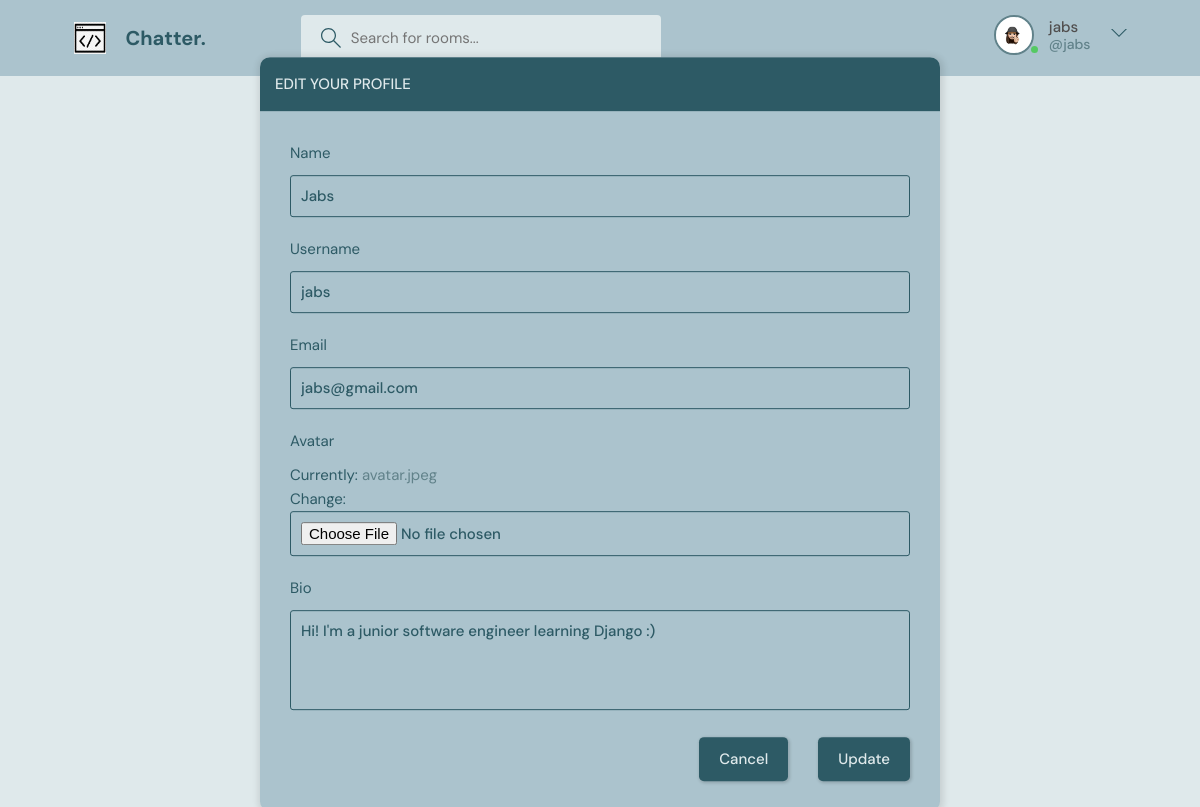
The app's page /update-user/ (signed in) with its own data.
### base/models.py (models this page shows)
class User(AbstractUser):
    name = models.CharField(max_length=200, null=True)
    email = models.EmailField(unique=True, null=True)
    bio = models.TextField(null=True)
    avatar = models.ImageField(null=True, default="default-avatar.png")
    USERNAME_FIELD = 'email'
    REQUIRED_FIELDS = []

### base/views.py (the view)
# urls.py: path('update-user/', views.updateUser, name="update-user"),
@login_required(login_url='login')
def updateUser(request):
    user = request.user
    form = UserForm(instance=user)
    if request.method == 'POST':
        form = UserForm(request.POST, request.FILES, instance=user)
        if form.is_valid():
            form.save()
            return redirect('user-profile', pk=user.id)
    return render(request, 'base/update-user.html', {'form': form})

### base/forms.py
class UserForm(ModelForm):
    class Meta:
        model = User
        fields = ['name','username', 'email', 'avatar', 'bio']

### base/templates/base/update-user.html (shortened to what this page needs)
{% extends 'main.html' %}
{% load static %}
{% block content %}
<main class="update-account layout">
  <div class="container">
    <div class="layout__box">
      <div class="layout__boxHeader">
        <div class="layout__boxTitle">
          <div>
            <h3 style="float: right"> Edit your profile </h3>
          </div>
        </div>
      </div>
      <div class="layout__body">
        <form class="form" action="" method="POST" enctype="multipart/form-data">
          {% for field in form%}
          <div class="form__group">
            <label for="profile_pic">{{field.label}}</label>
            {{field}}
          </div>
          {% endfor %}
          <div class="form__action">
            <a class="btn btn--dark" href="{{request.META.HTTP_REFERER}}">Cancel</a>
            <button class="btn btn--dark" type="submit">Update</button>
          </div>
        </form>
      </div>
    </div>
  </div>
</main>
{% endblock content %}

### templates/navbar.html (shortened to what this page needs)
{% load static %}
<header class="header header--loggedIn">
    <div class="container">
        <a href="{% url 'home' %}" class="header__logo">
            <img src="{% static 'images/chatter-logo.png' %}" />
            <h1>Chatter.</h1>
        </a>
        <form class="header__search" method="GET" action="{% url 'home' %}">
            <label>
                <input name="q" placeholder="Search for rooms..." />
            </label>
        </form>
        <nav class="header__menu">
            {% if request.user.is_authenticated %}
            <div class="header__user">
                <a href="{% url 'update-user' %}">
                    <div class="avatar avatar--medium active">
                        <img src="{{request.user.avatar.url}}" />
                    </div>
                    <p> {{request.user.username}} <span>@{{request.user.username}} </span></p>
                </a>
                <button class="dropdown-button">
                    <svg version="1.1" xmlns="http://www.w3.org/2000/svg" width="32" height="32" viewBox="0 0 32 32">
                        <title>chevron-down</title>
                        <path d="M16 21l-13-13h-3l16 16 16-16h-3l-13 13z"></path>
                    </svg>
                </button>
            </div>
            {% endif %}
        </nav>
    </div>
</header>

### static/styles/style.css (style rules this page uses)
:root { --color-main: #61828A; --color-dark: #abc3cd; --color-dark-medium: #2d5a65; --color-dark-light: #2d5a65; --color-light: #DfE9Eb; --color-gray: #504e4e; --color-light-gray:#abc3cd; --color-bg: #DfE9Eb; --color-success: #55c963; --color-error: #fc4b0b; }
* { font-family: "DM Sans", -apple-system, BlinkMacSystemFont, "Segoe UI", Roboto, Oxygen, Ubuntu, Cantarell, "Open Sans", "Helvetica Neue", sans-serif; margin: 0; padding: 0; box-sizing: border-box; text-rendering: optimizeLegibility; color: inherit; font-size: inherit; }
html { font-size: 56.25%; }
@media only screen and (min-width: 1200px) { html { font-size: 62.5%; } }
body { line-height: 1.6; font-weight: 400; font-size: 1.5rem; color: var(--color-light-gray); background-color: var(--color-bg); min-height: 100vh; }
img { width: 100%; }
a { display: inline-block; color: var(--color-main); text-decoration: none; }
.container { max-width: 120rem; width: 90%; margin: auto; }
.btn { background-color: transparent; border: none; display: inline-flex; align-items: center; gap: 1rem; cursor: pointer; transition: all ease-in-out 0.3s; padding: 1rem 2rem; border-radius: 5px; box-shadow: 1px 1px 3px 1px rgba(0, 0, 0, 0.15); font-weight: 500; }
.btn--dark { background-color: var(--color-dark-light); color: var(--color-light); }
.avatar { position: relative; display: inline-block; border-radius: 50%; border: 2px solid var(--color-main); }
.avatar img { display: block; border-radius: 50%; object-fit: cover; object-position: center; }
.avatar::after { content: ""; display: block; position: absolute; z-index: 111; border-radius: 50%; }
.avatar.active::after { background-color: var(--color-success); }
.avatar.avatar--medium img { width: 3.6rem; height: 3.6rem; border-radius: 50%; }
.avatar.avatar--medium:after { width: 0.7rem; height: 0.7rem; bottom: 0px; right: -6px; }
.header { padding: 1.5rem; background-color: var(--color-dark); }
.header > .container { display: flex; gap: 9.5rem; }
.header__logo, .header__user { display: flex; gap: 2rem; align-items: center; }
.header__logo > img { height: 3.2rem; width: 3.2rem; }
.header__logo > h1 { font-weight: 700; font-size: 2rem; color: var(--color-dark-medium); }
.header__search > label { background-color: var(--color-bg); padding: 1.3rem 1rem; display: flex; align-items: center; gap: 1rem; border-radius: 4px; }
.header__search svg { fill: var(--color-dark-medium); width: 2rem; height: 2rem; margin-left: 1rem; }
.header__search input { width: 30rem; background: transparent; border: none; outline: none; color: var(--color-dark-medium); }
.header__menu { margin-left: auto; position: relative; }
.header__menu a { display: flex; gap: 1.5rem; align-items: center; font-weight: 500; text-decoration: none; color: var(--color-gray); }
.header__menu img { height: 3.6rem; }
.header__menu p { line-height: 1.2; }
.header__menu span { color: var(--color-main); font-weight: 500; font-size: 1.4rem; display: block; }
.header__menu svg { width: 1.6rem; height: 1.6rem; fill: var(--color-dark-light); }
.dropdown-button { background: transparent; border: 0; outline: 0; cursor: pointer; }
.layout { margin-top: 2.4rem; }
.layout > .container { display: flex; justify-content: space-between; align-items: flex-start; }
.layout__box { width: 90%; max-width: 48rem; min-height: 40rem; position: absolute; top: 50%; left: 50%; transform: translate(-50%, -46%); background-color: var(--color-dark); border-radius: 1rem; box-shadow: 1px 1px 6px 3px rgba(0, 0, 0, 0.1); overflow: hidden; }
.layout__boxHeader { display: flex; padding: 1.5rem; background-color: var(--color-dark-light); }
.layout__boxTitle { display: flex; gap: 1.5rem; align-items: center; }
.layout__boxTitle h3 { text-transform: uppercase; font-weight: 500; color: var(--color-bg); }
.layout__body { margin: 3rem; color: var(--color-dark-light); }
.form__group { margin-bottom: 2rem; width: 100%; }
.form__group label { display: block; font-size: 1.5rem; margin-bottom: 1rem; }
.form__group input, .form__group textarea, .form__group select { background: transparent; border: 1px solid var(--color-dark-light); padding: 1rem; border-radius: 3px; width: 100%; color: var(--color-dark-medium); font-weight: 500; outline: none; }
.form__group textarea { background: transparent; height: 10rem; resize: none; }
.form__action { display: flex; justify-content: flex-end; gap: 3rem; }
.update-account.layout .layout__box { max-width: 68rem; }

### records on screen
User: user.avatar (placeholder picture), user.username "jabs", form "Jabs" "jabs" "jabs@gmail.com" "Hi! I'm a junior software engineer learning Django :)"

### other values on screen
{{ field.label }} "Name" "Username" "Email" "Avatar" "Bio"
